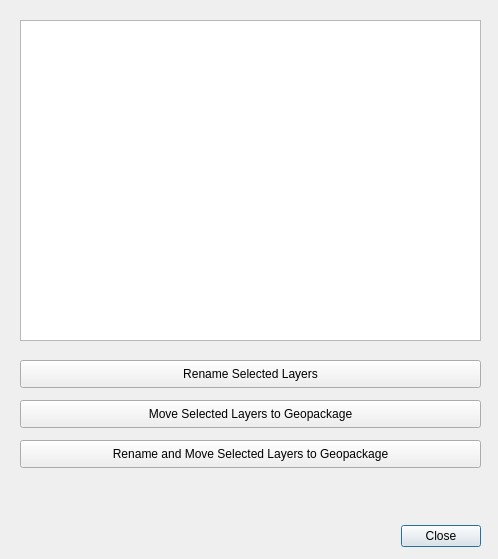
<?xml version="1.0" encoding="UTF-8"?>
<ui version="4.0">
 <class>MoveLayersToGPKGDialogBase</class>
 <widget class="QDialog" name="MoveLayersToGPKGDialogBase">
  <property name="geometry">
   <rect>
    <x>0</x>
    <y>0</y>
    <width>498</width>
    <height>559</height>
   </rect>
  </property>
  <property name="windowTitle">
   <string>Move Layers to gpkg</string>
  </property>
  <widget class="QDialogButtonBox" name="button_box">
   <property name="geometry">
    <rect>
     <x>140</x>
     <y>520</y>
     <width>341</width>
     <height>32</height>
    </rect>
   </property>
   <property name="orientation">
    <enum>Qt::Horizontal</enum>
   </property>
   <property name="standardButtons">
    <set>QDialogButtonBox::Close</set>
   </property>
  </widget>
  <widget class="QWidget" name="layoutWidget">
   <property name="geometry">
    <rect>
     <x>20</x>
     <y>20</y>
     <width>461</width>
     <height>321</height>
    </rect>
   </property>
   <layout class="QVBoxLayout" name="verticalLayout">
    <item>
      <widget class="QTreeView" name="Layer_Tree_FL"/>
    </item>
   </layout>
  </widget>  
 <widget class="QPushButton" name="rename_Button_FL">
   <property name="geometry">
    <rect>
     <x>20</x>
     <y>360</y>
     <width>461</width>
     <height>28</height>
    </rect>
   </property>
   <property name="text">
    <string>Rename Selected Layers</string>
   </property>
  </widget>
  <widget class="QPushButton" name="move_Button_FL">
   <property name="geometry">
    <rect>
     <x>20</x>
     <y>400</y>
     <width>461</width>
     <height>28</height>
    </rect>
   </property>
   <property name="text">
    <string>Move Selected Layers to Geopackage</string>
   </property>
  </widget>
  <widget class="QPushButton" name="rename_move_Button_FL">
   <property name="geometry">
    <rect>
     <x>20</x>
     <y>440</y>
     <width>461</width>
     <height>28</height>
    </rect>
   </property>
   <property name="text">
    <string>Rename and Move Selected Layers to Geopackage</string>
   </property>
  </widget>
 </widget>
 <resources/>
 <connections>
  <connection>
   <sender>button_box</sender>
   <signal>accepted()</signal>
   <receiver>MoveLayersToGPKGDialogBase</receiver>
   <slot>accept()</slot>
   <hints>
    <hint type="sourcelabel">
     <x>20</x>
     <y>20</y>
    </hint>
    <hint type="destinationlabel">
     <x>20</x>
     <y>20</y>
    </hint>
   </hints>
  </connection>
  <connection>
   <sender>button_box</sender>
   <signal>rejected()</signal>
   <receiver>MoveLayersToGPKGDialogBase</receiver>
   <slot>reject()</slot>
   <hints>
    <hint type="sourcelabel">
     <x>20</x>
     <y>20</y>
    </hint>
    <hint type="destinationlabel">
     <x>20</x>
     <y>20</y>
    </hint>
   </hints>
  </connection>
 </connections>
</ui>
